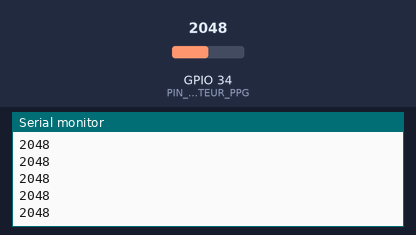
A sketch run on a simulated ESP32. Parts: the last lines printed to the serial monitor. The test bench sets the inputs (shaded band); at power-on: GPIO 34 (PIN_CAPTEUR_PPG) = 2048 (analog values on the 0–4095 scale). Nothing arrives over Bluetooth unless stated; a phone connects over Bluetooth LE 3 s after start.

Above: at 1.2 s.
1.3 s: GPIO 34 (PIN_CAPTEUR_PPG) set to 2866
At 1.8 s:
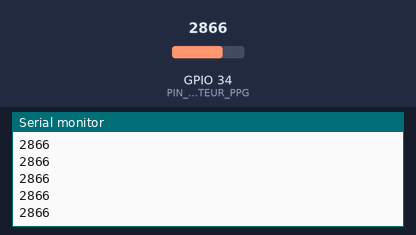
2.8 s: GPIO 34 (PIN_CAPTEUR_PPG) set to 3603
At 3.3 s:
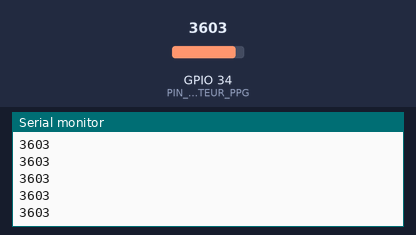
Timing chart, 0 to 5.8 s (numbered marks = the images above; inputs shaded):
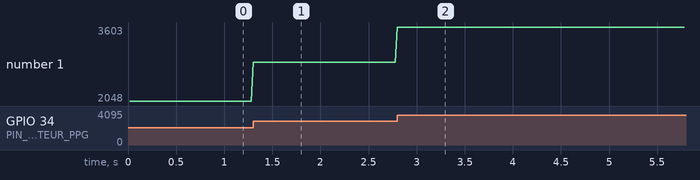

Measured:
- after the input at 1.3 s, the serial monitor: prints a new line at once (image 1)
- after the input at 2.8 s, the serial monitor: prints a new line at once (image 2)
- plotted number 1: 2048 → 2866 after the input at 1.3 s, 2866 → 3603 after the input at 2.8 s

The sketch:

esp32_ble_ppg.ino
```cpp
/*
 * Système d'Acquisition Cardiaque par Photopléthysmographie (PPG) - Firmware ESP32 (BLE + USB)
 *
 * Échantillonne le signal PPG sur un convertisseur ADC 12 bits (0 - 4095) à 50 Hz
 * et diffuse les mesures simultanément :
 * - En Bluetooth Low Energy (BLE) via le service Nordic UART (NUS) pour l'application Web
 * - Sur le port série USB (115200 bauds) pour l'application de bureau PyQt6
 *
 * Prérequis bibliothèque : NimBLE-Arduino (v2.x)
 */

#include <NimBLEDevice.h>

// UUIDs standards pour le service UART BLE (Nordic UART Service - NUS)
#define SERVICE_UUID           "6E400001-B5A3-F393-E0A9-E50E24DCCA9E"
#define TX_CHARACTERISTIC_UUID "6E400003-B5A3-F393-E0A9-E50E24DCCA9E"

const int PIN_CAPTEUR_PPG = 34;              // GPIO 34 (ADC1_CH6 sur ESP32)
const unsigned long PERIODE_US = 20000UL;    // Période de 20 ms (50 Hz)

NimBLEServer* pServer = nullptr;
NimBLECharacteristic* pTxCharacteristic = nullptr;
bool deviceConnected = false;
unsigned long dernierEchantillonUs = 0;

class ServerCallbacks : public NimBLEServerCallbacks {
  void onConnect(NimBLEServer* pServer, NimBLEConnInfo& connInfo) override {
    deviceConnected = true;
  }

  void onDisconnect(NimBLEServer* pServer, NimBLEConnInfo& connInfo, int reason) override {
    deviceConnected = false;
    NimBLEDevice::startAdvertising();
  }
};

void setup() {
  Serial.begin(115200);

  // Configuration de la résolution ADC à 12 bits (0 - 4095, pas de ~0.81 mV @ 3.3V)
  analogReadResolution(12);

  // Initialisation du serveur BLE
  NimBLEDevice::init("Biomedical_PPG_ESP32");
  pServer = NimBLEDevice::createServer();
  pServer->setCallbacks(new ServerCallbacks());

  NimBLEService* pService = pServer->createService(SERVICE_UUID);
  pTxCharacteristic = pService->createCharacteristic(
    TX_CHARACTERISTIC_UUID,
    NIMBLE_PROPERTY::NOTIFY
  );

  pService->start();

  NimBLEAdvertising* pAdvertising = NimBLEDevice::getAdvertising();
  pAdvertising->addServiceUUID(SERVICE_UUID);
  pAdvertising->start();

  dernierEchantillonUs = micros();
}

void loop() {
  unsigned long maintenantUs = micros();

  if (maintenantUs - dernierEchantillonUs >= PERIODE_US) {
    dernierEchantillonUs += PERIODE_US;

    int signalBrut = analogRead(PIN_CAPTEUR_PPG);

    // Transmission USB Série (compatible avec l'IHM Desktop Python)
    Serial.println(signalBrut);

    // Notification BLE (compatible avec l'interface Web Bluetooth)
    if (deviceConnected && pTxCharacteristic != nullptr) {
      String dataStr = String(signalBrut) + "\n";
      pTxCharacteristic->setValue((uint8_t*)dataStr.c_str(), dataStr.length());
      pTxCharacteristic->notify();
    }
  }
}
```
